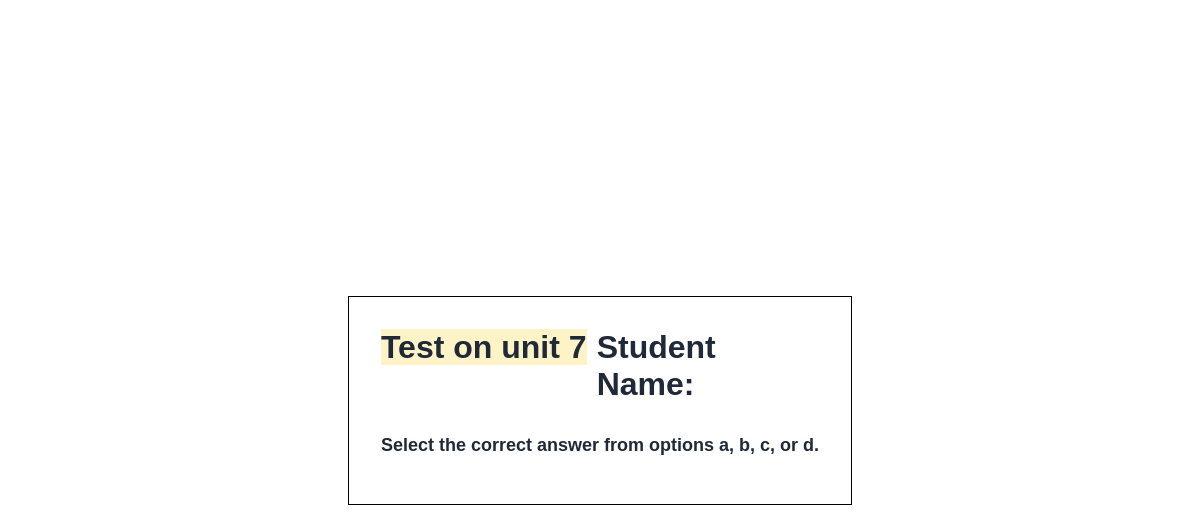
The app's page /print_test, older data.
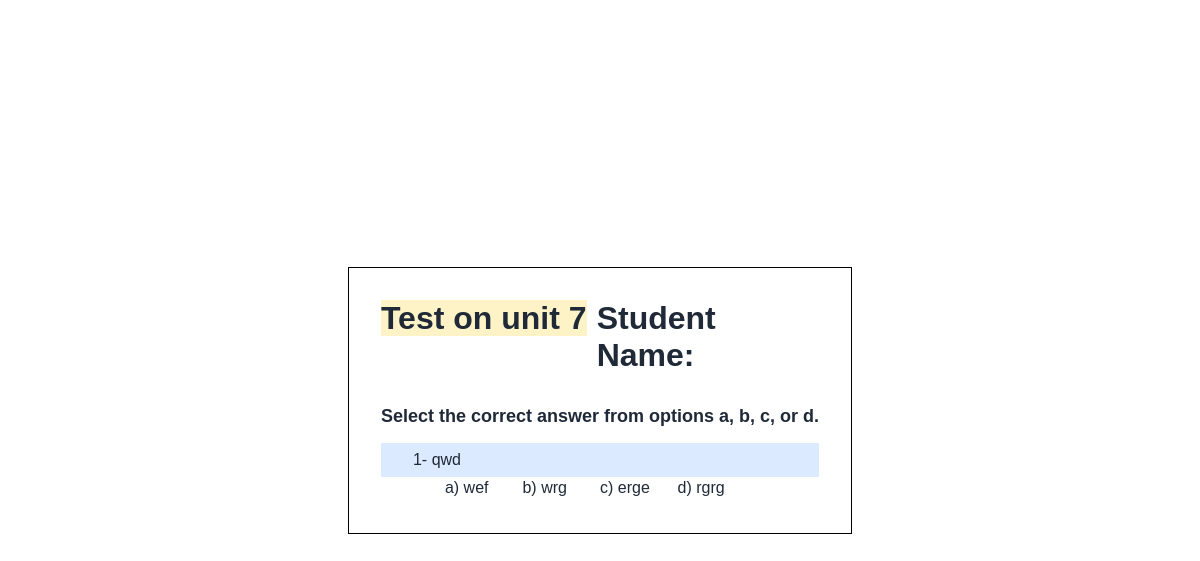
The same page, newer data.
### src/models.py (models this page shows, shortened)
class MyQuestion(db.Model):
    id = db.Column(db.Integer, primary_key=True)
    question = db.Column(db.String(256), nullable=False)
    answer_1 = db.Column(db.String(256), nullable=False)
    answer_2 = db.Column(db.String(256), nullable=False)
    answer_3 = db.Column(db.String(256), nullable=False)
    answer_4 = db.Column(db.String(256), nullable=False)
    is_paragraph_question = db.Column(db.Boolean, default=False)
    created = db.Column(db.DateTime, default=datetime.now)

### src/routes/main.py (the view)
@main_bp.route('/print_test', methods=['GET'])
def print_test():
    questions = MyQuestion.query.filter(MyQuestion.is_paragraph_question == False).order_by(MyQuestion.created).all()
    paragraphs = MyParagraph.query.order_by(MyParagraph.created).all()
    paragraph_questions = MyQuestion.query.filter(MyQuestion.is_paragraph_question == True).order_by(MyQuestion.created).all()
    return render_template('printable.html', questions=questions, paragraphs=paragraphs, paragraph_questions=paragraph_questions)

### templates/printable.html (shortened to what this page needs)
{% extends "base.html" %}

### templates/base.html (shortened to what this page needs)
<!DOCTYPE html>
<html lang="en">
<head>
    <link rel="stylesheet" href="{{url_for("static", filename="styles.css")}}">
</head>
<body>
</body>
</html>

### templates/partials/test.html (shortened to what this page needs)
<div class="questions-container" id="printable">
  <div class="test-header">
    <p class="test-title"><span>Test on unit 7</span></p>
    <p class="student-name">Student Name:</p>
  </div>
  <p class="questions-description">
    Select the correct answer from options a, b, c, or d.
  </p>
  {% for question in questions %}
  <div class="question-card no-break">
    <p class="question">{{question.id}}- {{question.question}}</p>
    <div class="answers">
      <p class="answer">a) {{question.answer_1}}</p>
      <p class="answer">b) {{question.answer_2}}</p>
      <p class="answer">c) {{question.answer_3}}</p>
      <p class="answer">d) {{question.answer_4}}</p>
    </div>
  </div>
  {% endfor %}
</div>

### static/styles.css (style rules this page uses)
* { margin: 0; padding: 0; box-sizing: border-box; }
body { background-color: #ffffff; color: #1f2937; font-size: 1rem; font-family: Verdana, Geneva, Tahoma, sans-serif; display: flex; flex-direction: column; justify-content: center; align-items: center; min-height: 100vh; }
.questions-container { max-width: 80vw; margin: 2rem auto; padding: 2rem; border: 1px solid black; }
.questions-container .test-header { display: flex; margin-bottom: 2rem; font-size: 2rem; font-weight: bold; }
.questions-container .test-header .test-title { width: 50%; }
.questions-container .test-header .test-title span { background-color: #fef3c7; }
.questions-container .questions-description { font-weight: bold; font-size: 1.125rem; margin-bottom: 1rem; }
.questions-container .question-card { display: flex; flex-direction: column; gap: 0.125rem; margin-bottom: 0.25rem; }
.questions-container .question { padding: 0.5rem 2rem; background-color: #dbeafe; }
.questions-container .answers { display: flex; margin: 0 4rem; }
.questions-container .answer { width: 25%; }

Row changes from the older to the newer data that the page shows:
added MyQuestion: id "1", question "qwd", answer_1 "wef", answer_2 "wrg", answer_3 "erge", answer_4 "rgrg"
